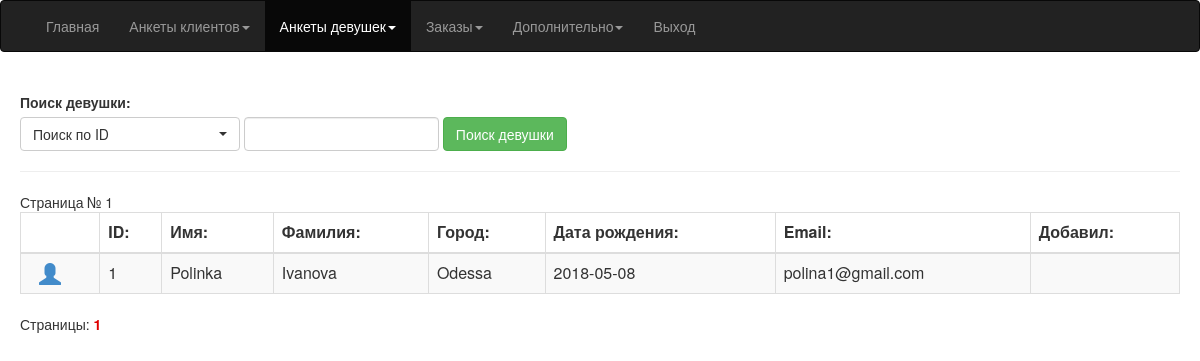
The app's page /matchmaker/girls.php (signed in) with its own data.
### tables this page shows
CREATE TABLE IF NOT EXISTS `girls` (
  `girl_id` int(11) NOT NULL AUTO_INCREMENT,
  `first_name` varchar(64) NOT NULL,
  `last_name` varchar(64) NOT NULL,
  `country` varchar(64) NOT NULL,
  `city` varchar(64) NOT NULL,
  `birthday` date NOT NULL,
  `foto` varchar(128) NOT NULL,
  `video` varchar(256) NOT NULL,
  `gallery_status` varchar(8) NOT NULL DEFAULT '0',
  `login_match` varchar(64) NOT NULL,
  `question1` text NOT NULL,
  `question2` text NOT NULL,
  `question3` text NOT NULL,
  `question4` text NOT NULL,
  `question5` text NOT NULL,
  `question6` text NOT NULL,
  `question7` text NOT NULL,
  `question8` text NOT NULL,
  `question9` text NOT NULL,
  `question10` text NOT NULL,
  `question11` text NOT NULL,
  `question12` text NOT NULL,
  `question13` text NOT NULL,
  `question14` text NOT NULL,
  `question15` text NOT NULL,
  `question16` text NOT NULL,
  `question17` text NOT NULL,
  `question18` text NOT NULL,
  `question19` text NOT NULL,
  `question20` text NOT NULL,
  `question21` text NOT NULL,
  `question22` text NOT NULL,
  `question23` text NOT NULL,
  `question24` text NOT NULL,
  `question25` text NOT NULL,
  `question26` text NOT NULL,
  `question27` text NOT NULL,
  `question28` text NOT NULL,
  `question29` text NOT NULL,
  `question30` text NOT NULL,
  `question31` text NOT NULL,
  `question32` text NOT NULL,
  `question33` text NOT NULL,
  `question34` text NOT NULL,
  `question35` text NOT NULL,
  `question36` text NOT NULL,
  `question37` text NOT NULL,
  `question38` text NOT NULL,
  `question39` text NOT NULL,
  `question40` text NOT NULL,
  `question41` text NOT NULL,
  `question42` text NOT NULL,
  `question43` text NOT NULL,
  `question44` text NOT NULL,
  `question45` text NOT NULL,
  `question46` text NOT NULL,
  `question47` text NOT NULL,
  `question48` text NOT NULL,
  PRIMARY KEY (`girl_id`)
);

CREATE TABLE IF NOT EXISTS `matchmakers` (
  `id` int(11) NOT NULL AUTO_INCREMENT,
  `name` varchar(128) NOT NULL,
  `email` varchar(64) NOT NULL,
  `skype` varchar(64) NOT NULL,
  `login` varchar(64) NOT NULL,
  `pass` varchar(64) NOT NULL,
  `description` varchar(512) NOT NULL,
  `age` varchar(64) NOT NULL,
  `country` varchar(64) NOT NULL,
  `foto` varchar(256) NOT NULL,
  `status` varchar(8) NOT NULL,
  PRIMARY KEY (`id`)
);

### matchmaker/girls.php (the view, shortened to what this page needs)
<?
$zapros_match = "SELECT * FROM matchmakers WHERE login='".$_SESSION['login_match']."'";
$requirest_match = mysql_query($zapros_match);
while($row_match = mysql_fetch_array($requirest_match)) { $status_match = $row_match['status']; }
$quantity=15;
$limit=3;
$page = $_GET[page];
if(!is_numeric($page)) $page=1;
$view = $_GET['view'];
if($view == "")
	{
		if($status_match == "1") { $view = "all"; }
	}
switch ($view)
	{
		case all:
			$result2 = mysql_query("SELECT * FROM girls;");
			$num = mysql_num_rows($result2);
		break;
	}
$pages = $num/$quantity;
$pages = ceil($pages);
$pages++;
$list=--$page*$quantity;
switch ($view)
	{
		case all:
			$zapros = "SELECT * FROM girls ORDER BY girl_id DESC LIMIT $quantity OFFSET $list;";
		break;
	}
?>
<html>
<head>
	<link rel="stylesheet" href="./css/bootstrap.min.css" />
	<link rel="stylesheet" href="./css/font-awesome.min.css" />
	<link rel="stylesheet" href="./css/bootstrap-select.css">
</head>
<?
include "header.php";
?>
<body>
<div style="padding:20px;">
	<? if($status_match <> "0")
		{
			echo('
					<form class="form-inline" action="./function/girl_search.php" method="POST">
						<label>Поиск девушки:</label><br>
						<select class="selectpicker" size="1" name="search_type" style="width:200px;">
							<option value="id">Поиск по ID</option>
							<option value="email">Поиск по E-Mail</option>
							<option value="phone">Поиск по телефону</option>
						</select>
						<input class="form-control" size="20" type="text" name="search">
						<button type="submit" class="btn btn-success" data-original-title="" title="">Поиск девушки</button>
					</form>
					<hr>
				');
		}
		$nomer = $page+1;
		echo 'Страница № ' . $nomer . '';
	?>
	<table class="table table-striped table-bordered">
		<thead>
			<tr>
				<th></th>
				<th>ID:</th>
				<th>Имя:</th>
				<th>Фамилия:</th>
				<th>Город:</th>
				<th>Дата рождения:</th>
				<th>Email:</th>
				<th>Добавил:</th>
			</tr>
		</thead>
		<tbody>
			<?
				$result = mysql_query($zapros);
				$num_result = mysql_num_rows($result);
				for ($i = 0; $i<$num_result; $i++)
					{
						$row = mysql_fetch_array($result);
						$girl_id = $row['girl_id'];
						$first_name = $row['first_name'];
						$last_name = $row['last_name'];
						$city = $row['city'];
						$birthday = $row['birthday'];
						$email = $row['question45'];
						$login_match = $row['login_match'];
						echo ("
								<tr>
									<td>
									  <a href='./girl_profile.php?girl_id=$girl_id'><span style='font-size:22px; margin-left:10px;' class='glyphicon glyphicon-user'></span></a> $activation_print
									</td>
									<td>
										$girl_id
									</td>
									<td>
										$first_name
									</td>
									<td>
										$last_name
									</td>
									<td>
										$city
									</td>
									<td>
										$birthday
									</td>
									<td>
										$email
									</td>
									<td>
										$login_match
									</td>
								</tr>
							");
					}
					echo '</tbody></table>';
					echo 'Страницы: ';
					$_this = $page+1;
					$start = $_this-$limit;
					$end = $_this+$limit;
					for ($j = 1; $j<$pages; $j++)
						{
							if ($j>=$start && $j<=$end)
								{
									if ($j==($page+1)) echo '<a href="' . $_SERVER['SCRIPT_NAME'] . '?view='.$view.'&page=' . $j . '"><strong style="color: #df0000">' . $j . '</strong></a> &nbsp; ';
									else echo '<a href="' . $_SERVER['SCRIPT_NAME'] . '?view='.$view.'&page=' . $j . '">' . $j . '</a> &nbsp; ';
								}
						}
				?>
	</div>
</body>
</html>

### records on screen
girls: girl_id "1", first_name "Polinka", last_name "Ivanova", city "Odessa", birthday "2018-05-08", question45 "polina1@gmail.com"

### other values on screen
$nomer "1"
